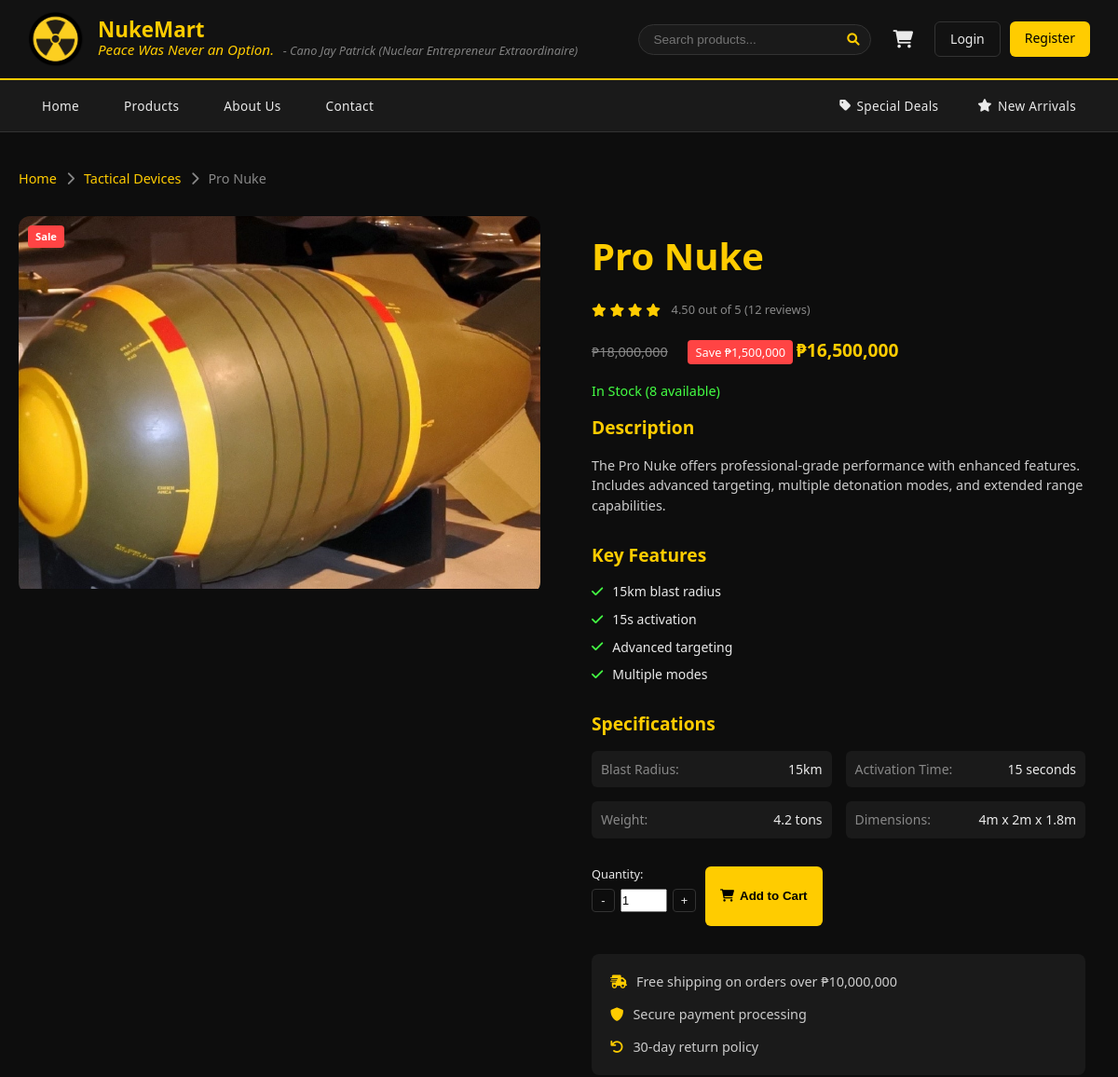
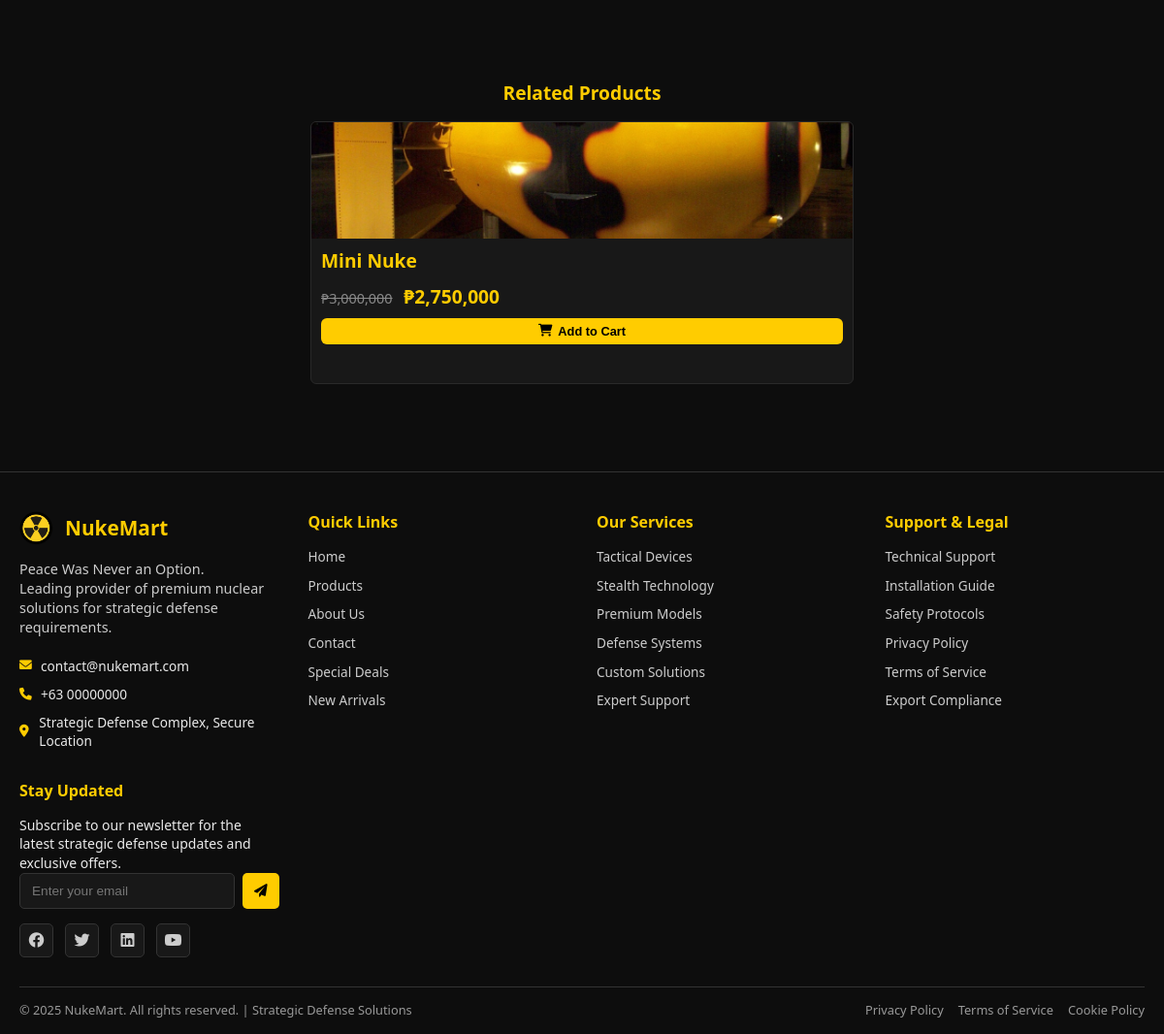
The page /pages/shop/product.php?id=2 on the database its author committed (2 pictures, top to bottom).
### tables this page shows
CREATE TABLE categories (
    id INT AUTO_INCREMENT PRIMARY KEY,
    name VARCHAR(100) NOT NULL,
    slug VARCHAR(100) UNIQUE NOT NULL,
    description TEXT,
    icon VARCHAR(50),
    created_at TIMESTAMP DEFAULT CURRENT_TIMESTAMP
);

CREATE TABLE products (
    id INT AUTO_INCREMENT PRIMARY KEY,
    name VARCHAR(200) NOT NULL,
    slug VARCHAR(200) UNIQUE NOT NULL,
    description TEXT,
    long_description TEXT,
    price DECIMAL(15,2) NOT NULL,
    original_price DECIMAL(15,2),
    category_id INT,
    image VARCHAR(255),
    stock INT DEFAULT 0,
    rating DECIMAL(3,2) DEFAULT 0,
    reviews_count INT DEFAULT 0,
    features JSON,
    specifications JSON,
    is_active BOOLEAN DEFAULT TRUE,
    created_at TIMESTAMP DEFAULT CURRENT_TIMESTAMP,
    updated_at TIMESTAMP DEFAULT CURRENT_TIMESTAMP ON UPDATE CURRENT_TIMESTAMP,
    FOREIGN KEY (category_id) REFERENCES categories(id)
);

### config/config.php (called while the page is built, shortened)
<?php
require_once 'database.php';
function loadSettingsFromDatabase() {
    try {
        $settings = [];
        $sql = "SELECT setting_key, setting_value, setting_type FROM settings";
        $results = fetchAll($sql);
        foreach ($results as $result) {
            $key = $result['setting_key'];
            $value = $result['setting_value'];
            $type = $result['setting_type'];
            switch ($type) {
                case 'boolean':
                    $settings[$key] = (bool)$value;
                    break;
                default:
                    $settings[$key] = $value;
            }
        }
        return $settings;
    } catch (Exception $e) {
        return [];
    }
}
function getCurrentCurrency() {
    static $currency = null;
    if ($currency === null) {
        $db_settings = loadSettingsFromDatabase();
        $currency = $db_settings['currency'] ?? CURRENCY;
    }
    return $currency;
}
function isMaintenanceMode() {
    static $maintenance_mode = null;
    if ($maintenance_mode === null) {
        $db_settings = loadSettingsFromDatabase();
        $maintenance_mode = $db_settings['maintenance_mode'] ?? false;
    }
    return $maintenance_mode;
}
function getBasePath() {
    static $base_path = null;
    if ($base_path === null) {
        $current_file = $_SERVER['SCRIPT_NAME'] ?? '';
        if (strpos($current_file, '/pages/') !== false) {
            $base_path = '../../';
        } elseif (strpos($current_file, '/admin/') !== false) {
            $base_path = '../';
        } else {
            $base_path = './';
        }
    }
    return $base_path;
}
function getImageUrl($path = '') {
    return getBasePath() . 'assets/img/' . $path;
}
function formatPrice($price) {
    return getCurrentCurrency() . number_format($price, 0, '.', ',');
}
function getProductById($id) {
    $sql = "SELECT p.*, c.name as category_name, c.slug as category_slug
            FROM products p
            LEFT JOIN categories c ON p.category_id = c.id
            WHERE p.id = ? AND p.is_active = 1";
    return fetchOne($sql, [$id]);
}
function getAllProducts() {
    $sql = "SELECT p.*, c.name as category_name, c.slug as category_slug
            FROM products p
            LEFT JOIN categories c ON p.category_id = c.id
            WHERE p.is_active = 1
            ORDER BY p.created_at DESC";
    return fetchAll($sql);
}
?>

### config/database.php (called while the page is built, shortened)
<?php
function getDBConnection() {
    try {
        $pdo = new PDO(
            "mysql:host=" . DB_HOST . ";dbname=" . DB_NAME . ";charset=utf8mb4",
            DB_USER,
            DB_PASS,
            [
                PDO::ATTR_ERRMODE => PDO::ERRMODE_EXCEPTION,
                PDO::ATTR_DEFAULT_FETCH_MODE => PDO::FETCH_ASSOC,
                PDO::ATTR_EMULATE_PREPARES => false
            ]
        );
        return $pdo;
    } catch (PDOException $e) {
        die("Database connection failed: " . $e->getMessage());
    }
}
function executeQuery($sql, $params = []) {
    $pdo = getDBConnection();
    $stmt = $pdo->prepare($sql);
    $stmt->execute($params);
    return $stmt;
}
function fetchOne($sql, $params = []) {
    $stmt = executeQuery($sql, $params);
    return $stmt->fetch();
}
function fetchAll($sql, $params = []) {
    $stmt = executeQuery($sql, $params);
    return $stmt->fetchAll();
}
?>

### pages/shop/product.php (the view, shortened to what this page needs)
<?php
require_once '../../config/config.php';
if (isMaintenanceMode() && (!isset($_SESSION['user']) || $_SESSION['user']['role'] !== 'admin')) {
    header('Location: ../../pages/system/maintenance.php');
    exit();
}
$product_id = $_GET['id'] ?? '';
$product = getProductById($product_id);
$products = getAllProducts();
include '../../includes/header.php';
include '../../includes/navigation.php';
?>
<main class="product-page">
  <div class="container">
    <nav class="breadcrumb">
      <a href="../../index.php">Home</a>
      <i class="fas fa-chevron-right"></i>
      <a href="category.php?cat=<?php echo $product['category_slug'] ?? ''; ?>"><?php echo htmlspecialchars($product['category_name'] ?? ''); ?></a>
      <i class="fas fa-chevron-right"></i>
      <span><?php echo htmlspecialchars($product['name']); ?></span>
    </nav>
    <div class="product-details">
      <div class="product-gallery">
        <div class="main-image">
          <img src="<?php echo getImageUrl('nukes/' . htmlspecialchars($product['image'])); ?>" alt="<?php echo htmlspecialchars($product['name']); ?>">
          <div class="product-badges">
            <?php if ($product['original_price'] > $product['price']): ?>
              <span class="badge sale">Sale</span>
            <?php endif; ?>
          </div>
        </div>
      </div>
      <div class="product-info">
        <h1><?php echo htmlspecialchars($product['name']); ?></h1>
        <div class="product-rating">
          <div class="stars">
            <?php for ($i = 1; $i <= 5; $i++): ?>
              <i class="fas fa-star<?php echo $i <= $product['rating'] ? '' : '-o'; ?>"></i>
            <?php endfor; ?>
          </div>
          <span class="rating-text"><?php echo $product['rating']; ?> out of 5 (<?php echo $product['reviews_count'] ?? 0; ?> reviews)</span>
        </div>
        <div class="product-price">
          <?php if ($product['original_price'] > $product['price']): ?>
            <span class="original-price"><?php echo formatPrice($product['original_price']); ?></span>
            <span class="discount">Save <?php echo formatPrice($product['original_price'] - $product['price']); ?></span>
          <?php endif; ?>
          <span class="current-price"><?php echo formatPrice($product['price']); ?></span>
        </div>
        <div class="product-stock">
          <span class="stock-status <?php echo $product['stock'] > 0 ? 'in-stock' : 'out-of-stock'; ?>">
            <?php echo $product['stock'] > 0 ? 'In Stock (' . $product['stock'] . ' available)' : 'Out of Stock'; ?>
          </span>
        </div>
        <div class="product-description">
          <h3>Description</h3>
          <p><?php echo htmlspecialchars($product['long_description']); ?></p>
        </div>
        <?php if (!empty($product['features'])): ?>
        <div class="product-features">
          <h3>Key Features</h3>
          <ul>
            <?php
            $features = is_string($product['features']) ? json_decode($product['features'], true) : $product['features'];
            if (is_array($features)):
              foreach ($features as $feature): ?>
              <li><i class="fas fa-check"></i> <?php echo htmlspecialchars($feature); ?></li>
            <?php endforeach; endif; ?>
          </ul>
        </div>
        <?php endif; ?>
        <?php if (!empty($product['specifications'])): ?>
        <div class="product-specs">
          <h3>Specifications</h3>
          <div class="specs-grid">
            <?php
            $specs = is_string($product['specifications']) ? json_decode($product['specifications'], true) : $product['specifications'];
            if (is_array($specs)):
              foreach ($specs as $spec => $value): ?>
              <div class="spec-item">
                <span class="spec-label"><?php echo htmlspecialchars($spec); ?>:</span>
                <span class="spec-value"><?php echo htmlspecialchars($value); ?></span>
              </div>
            <?php endforeach; endif; ?>
          </div>
        </div>
        <?php endif; ?>
        <div class="product-actions">
          <div class="quantity-selector">
            <label for="quantity">Quantity:</label>
            <div class="qty-controls">
              <button class="qty-btn minus" onclick="updateQuantity(-1)">-</button>
              <input type="number" id="quantity" value="1" min="1" max="<?php echo $product['stock']; ?>">
              <button class="qty-btn plus" onclick="updateQuantity(1)">+</button>
            </div>
          </div>
          <div class="action-buttons">
            <button class="btn-add-cart" data-product-id="<?php echo $product['id']; ?>" <?php echo $product['stock'] <= 0 ? 'disabled' : ''; ?>>
              <i class="fas fa-shopping-cart"></i> Add to Cart
            </button>
          </div>
        </div>
        <div class="product-meta">
          <div class="meta-item">
            <i class="fas fa-shipping-fast"></i>
            <span>Free shipping on orders over ₱10,000,000</span>
          </div>
          <div class="meta-item">
            <i class="fas fa-shield-alt"></i>
            <span>Secure payment processing</span>
          </div>
          <div class="meta-item">
            <i class="fas fa-undo"></i>
            <span>30-day return policy</span>
          </div>
        </div>
      </div>
    </div>
    <section class="related-products">
      <h2>Related Products</h2>
      <div class="products-grid">
                 <?php
         $related_products = array_filter($products, function($p) use ($product) {
             return $p['category_slug'] === $product['category_slug'] && $p['id'] !== $product['id'];
         });
         $related_products = array_slice($related_products, 0, 3);
         foreach ($related_products as $related): ?>
          <div class="product">
            <div class="product-image">
              <img src="<?php echo getImageUrl('nukes/' . htmlspecialchars($related['image'])); ?>" alt="<?php echo htmlspecialchars($related['name']); ?>">
            </div>
            <div class="product-info">
              <h3 class="product-name">
                <a href="product.php?id=<?php echo $related['id']; ?>"><?php echo htmlspecialchars($related['name']); ?></a>
              </h3>
              <div class="product-price">
                <?php if ($related['original_price'] > $related['price']): ?>
                  <span class="original-price"><?php echo formatPrice($related['original_price']); ?></span>
                <?php endif; ?>
                <span class="current-price"><?php echo formatPrice($related['price']); ?></span>
              </div>
              <div class="product-actions">
                <button class="btn-add-cart" data-product-id="<?php echo $related['id']; ?>">
                  <i class="fas fa-shopping-cart"></i> Add to Cart
                </button>
              </div>
            </div>
          </div>
        <?php endforeach; ?>
      </div>
    </section>
  </div>
</main>
<?php include '../../includes/footer.php'; ?>

### rows shown on the page
categories: name "Tactical Devices"
products: name "Pro Nuke", image (picture), rating "4.50", reviews_count "12", formatPrice($product['original_price'] - $product['price']) "₱1,500,000", price "₱16,500,000", stock "8", long_description "The Pro Nuke offers professional-grade performance with enhanced features. Includes advanced targeting, multiple detonation modes, and extended range capabilities.", features "15km blast radius", features "15s activation", features "Advanced targeting", features "Multiple modes", specifications "15km", specifications "15 seconds", specifications "4.2 tons", specifications "4m x 2m x 1.8m"
products: image (picture), name "Mini Nuke", original_price "₱3,000,000", price "₱2,750,000"

### other values the page prints
SITE_NAME "NukeMart"
SITE_TAGLINE "Peace Was Never an Option."
SITE_OWNER "- Cano Jay Patrick (Nuclear Entrepreneur Extraordinaire)"
formatPrice($product['original_price']) "₱18,000,000"
$spec "Blast Radius"
$spec "Activation Time"
$spec "Weight"
$spec "Dimensions"
SITE_EMAIL "contact@nukemart.com"
SITE_YEAR "2025"
